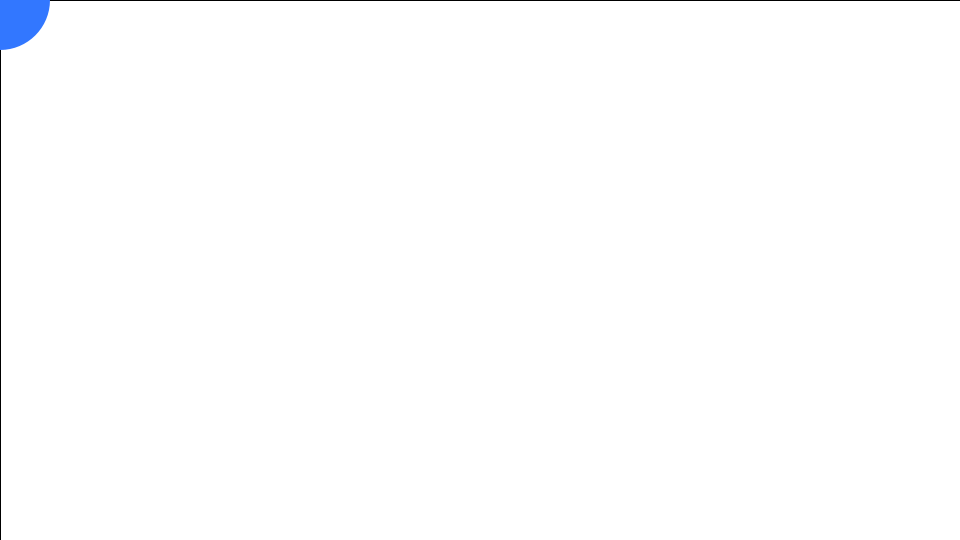
Frame 1 (no input)
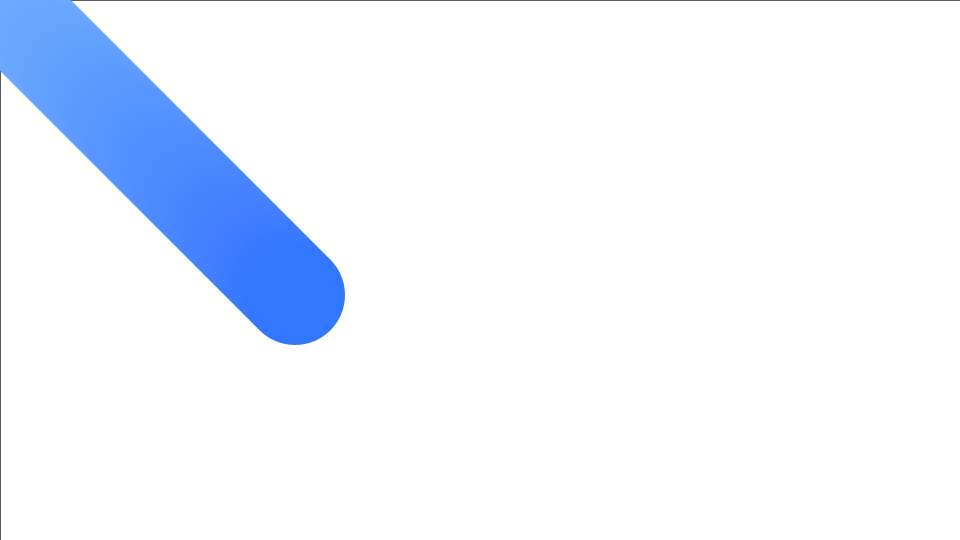
Frame 60 (the mouse pressed at the canvas centre just before this capture)
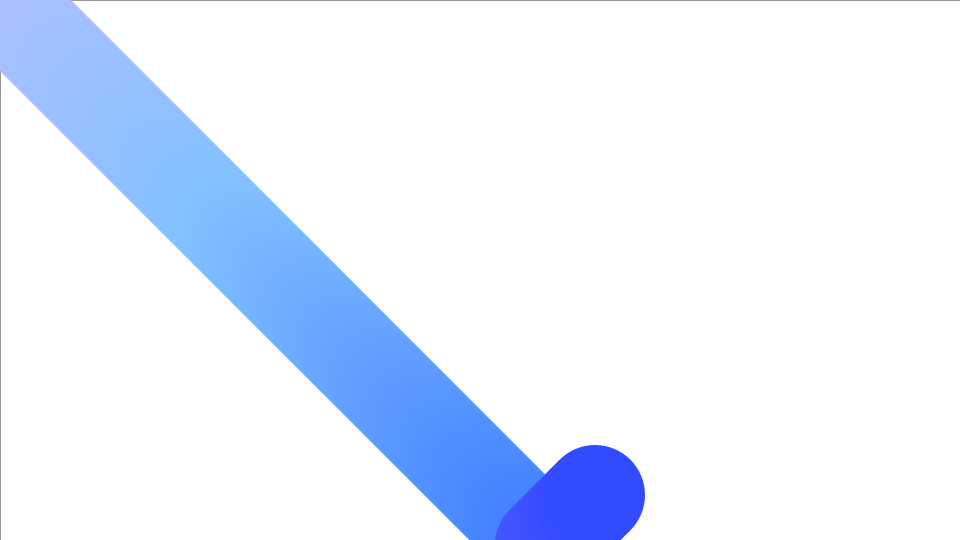
Frame 120 (the mouse held since frame 60 and released just before this capture)

The Processing sketch that drew these frames (run headless with seeded random() and noise(); from frame 60 on, the mouse is pressed at the canvas centre):

// Processing sketch: sketch_021_ball_bound_animation
// ── sketch_021_ball_bound_animation.pde
float x;
float y;
float xStep = 5;
float yStep = 5;
float size = 100;
color c;
// setup関数 : 初回1度だけ実行される
void setup() {
  size(960, 540); // ウィンドウサイズを960px,540pxに
  colorMode(HSB, 360, 100, 100, 100); // 色空間をHSBに
  c = color(220, 80, 100); //ボールの色を青色に
  background(0, 0, 100); // 背景を白に
}

// draw関数 : setup関数実行後繰り返し実行される
void draw() {
  // 1.フレームごとに背景を塗りつぶした場合、ボールとして描画される
  //background(0,0,100);

  // 2.フレームごとに透明度の低い四角を描画することで、ボールの軌跡が描画される
  fill(0, 0, 100, 1);
  rect(0, 0, width, height);

  // 塗りつぶしの色を指定color型の変数c
  fill(c);
  // 線の色をナシに
  noStroke();
  // ボールを描画
  ellipse(x, y, size, size);
  // x座標にxStep(+5)を足す
  x += xStep;
  // y座標にyStep(+5)を足す
  y += yStep;

  // もしボールのx座標が画面の外に出た場合
  // x > width : x座標が画面の幅より大きい
  // x < 0 : x座標が0より小さい
  if (x > width || x < 0) {
    //x = constrain(x,0,width);
    xStep = xStep * -1; //xStepの方向を反転
    c = color(random(360), 80, 100);
  }
  // もしボールのyが画面の外に出た場合
  // y > height : y座標が画面の高さより大きい
  // y < 0 : y座標が0より小さい
  if (y > height || y < 0) {
    //y = constrain(y,0,height);
    yStep = yStep * -1; //yStepの方向を反転
    c = color(random(360), 80, 100);
  }
}
